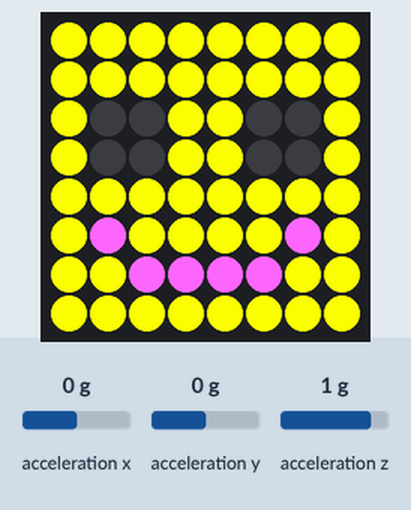
A program run on a simulated Raspberry Pi (BCM pin numbers) with a Sense HAT. Shown: the Sense HAT's 8×8 RGB LED matrix. Inputs (shaded band) come from the test bench; at power-on: acceleration x 0 g, acceleration y 0 g, acceleration z 1 g.

Above: at 0.1 s.

The program:

shakingEmoji.py
```python
from sense_hat import SenseHat
from time import sleep

class imuInterface:
    def __init__(self):
        self.__sense = SenseHat()

    def getAccelerometerData(self):
        accelerometer = self.__sense.get_accelerometer_raw()
        return accelerometer

    def determineShaken(self):
        accelerometerData = self.getAccelerometerData()
        yAxis = abs(accelerometerData['y'])
        xAxis = abs(accelerometerData['x'])
        zAxis = abs(accelerometerData['z'])

        if yAxis > 2 or xAxis > 2 or zAxis > 2:
            return True
        else:
            return False

class senseHatInterface:
    def __init__(self):
        self._sense = SenseHat()

    def displayEmoji(self, emoji):
        SenseHat.set_pixels(self._sense, emoji)

    def clearHat(self):
        self._sense.clear()
        return

class emojiFormatter:
    #def __init__(self):

    def createEmojis(self):
        # matrix is 8x8
        b = (0,0,0) #black
        y = (255,255,0) #yellow
        p = (255,102,255) #pink
        pb = (150, 215, 255) #pale blue

        emoji1 = [
            y,y,y,y,y,y,y,y,
            y,y,y,y,y,y,y,y,
            y,b,b,y,y,b,b,y,
            y,b,b,y,y,b,b,y,
            y,y,y,y,y,y,y,y,
            y,p,y,y,y,y,p,y,
            y,y,p,p,p,p,y,y,
            y,y,y,y,y,y,y,y
        ]

        emoji2 = [
            y,y,y,y,y,y,y,y,
            y,b,b,y,y,b,b,y,
            y,b,b,y,y,b,b,y,
            y,pb,y,y,y,pb,y,y,
            y,y,pb,y,y,y,pb,y,
            y,y,p,p,p,p,y,y,
            y,p,y,y,y,y,p,y,
            y,y,y,y,y,y,y,y
        ]

        emojiList = [emoji1, emoji2]
        return emojiList

def main():
    try:
        emojiController = emojiFormatter()
        emojiList = emojiController.createEmojis()
        happyEmoji = emojiList[0]
        sadEmoji = emojiList[1]

        accelerometerController = imuInterface()
        senseHatController = senseHatInterface()

        while True:
            #display happy emoji
            senseHatController.displayEmoji(happyEmoji)
            #when shaken
            if accelerometerController.determineShaken():
                #Display sad emoji
                senseHatController.displayEmoji(sadEmoji)
                sleep(2) # Show sad emoji for 2 seconds
            #Refresh back to sad emoji
    except KeyboardInterrupt:
        senseHatController.clearHat()
        print("\nExiting...")

if __name__ == "__main__":
    main()
```
